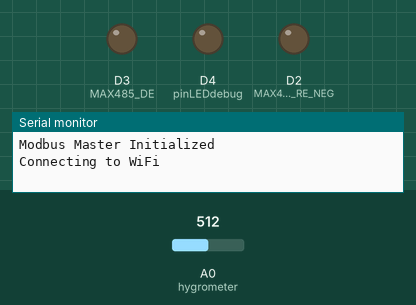
Simulated run of this sketch. Board: ESP8266 (NodeMCU). Shown: output pins drawn as LEDs (lit = HIGH), the last lines printed to the serial monitor. Inputs (shaded band) come from the test bench; at power-on: A0 (hygrometer) = 512. WiFi joins after 1.5 s; servers stay silent unless stated; uploads are accepted with an empty reply.

Above: at 0.1 s.
At 1.6 s:
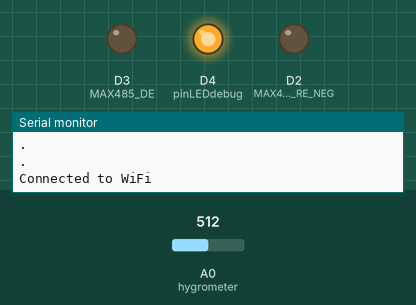
Timing chart, 0 to 37.4 s (numbered marks = the images above):
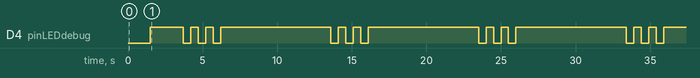

Measured:
- by itself, D4 (pinLEDdebug): repeats every 9.9 s: 2 × (HIGH 0.50 s, LOW 0.50 s), HIGH 7.4 s, LOW 0.50 s
- by itself, everything shown: repeats every 9.9 s, in 6 steps

The sketch:

NPK_PH_HUM_Dirt.ino
```cpp
#include "hydro.h"
#include "post.h"
#include "modbus485.h"

#define DEBUGMODE false
#define pinLEDdebug D4

// Constants
const int hygrometer = A0;	//Hygrometer sensor analog pin output at pin A0 of Arduino
const unsigned long interval = 60000; // Interval in milliseconds (60 seconds)

unsigned long previousMillis = 0; // Store the last time data was sent
float soilHumidity;
struct npk_ph theNPK_PH;

void setup() {
  // Serial.begin(115200);
  pinMode(hygrometer, INPUT);
  modbusSetup();

  pinMode(pinLEDdebug, OUTPUT);
  wifiSetup(pinLEDdebug);
}

void loop(){
  if (DEBUGMODE) {
    getHydorMeterDEBUG(hygrometer);
  }

  delay(100); // must have to give time modbus clear
  theNPK_PH = getNPK_PH(pinLEDdebug);
  Serial.printf("%d %d %d %.1f\n",theNPK_PH.n, theNPK_PH.p, theNPK_PH.k, theNPK_PH.ph);
  delay(200);

  soilHumidity = getHydorMeter(hygrometer);
  Serial.printf("Soil humidity: %.2f%%\n", soilHumidity);

  unsigned long currentMillis = millis();
  // Check if 60 seconds have passed
  if (currentMillis - previousMillis >= interval) {
    previousMillis = currentMillis; // Update the last send time
    post_NPK_PH_Humidity(theNPK_PH.n, theNPK_PH.p, theNPK_PH.k, theNPK_PH.ph, soilHumidity, pinLEDdebug);
  }
  delay(5000);
}
```

hydro.h
```cpp
float getHydorMeterDEBUG(int port) {
  /*	Arduino Tutorial - How to use a Soil Hygrometer Module
	Dev: Michalis Vasilakis // Date: 18/05/2016 // www.ardumotive.com	*/

  //Constants
  const int hygrometerIn = port;	//Hygrometer sensor analog pin output at pin A0 of Arduino
  //Variables
  int value;

  value = analogRead(hygrometerIn);		//Read analog value
  Serial.print(value);
  Serial.print("::");
	value = constrain(value,320,560);	//Keep the ranges!
	value = map(value,320,560,100,0);	//Map value : 400 will be 100 and 1023 will be 0
	Serial.print("Soil humidity: ");
	Serial.print(value);
	Serial.println("%");

  return value;
}

float getHydorMeter(int port) {
  //Constants
  const int hygrometerIn = port;	//Hygrometer sensor analog pin output at pin A0 of Arduino
  //Variables
  int value;

  value = analogRead(hygrometerIn);		//Read analog value
	value = constrain(value,320,560);	//Keep the ranges!
	value = map(value,320,560,100,0);	//Map value : 400 will be 100 and 1023 will be 0

  return value;
}
```

modbus485.h
```cpp
#include <ModbusMaster.h>

// Pin definitions for MAX485 control
#define MAX485_DE      D3  // Driver Enable pin
#define MAX485_RE_NEG  D2  // Receiver Enable pin

struct npk_ph {
  int n = 0;
  int p = 0;
  int k = 0;
  float ph = 0;
};

// Instantiate ModbusMaster object
ModbusMaster node;

// Function to control the MAX485 in transmit mode
void preTransmission()
{
  digitalWrite(MAX485_DE, HIGH);
  digitalWrite(MAX485_RE_NEG, HIGH);
}

// Function to control the MAX485 in receive mode
void postTransmission()
{
  digitalWrite(MAX485_DE, LOW);
  digitalWrite(MAX485_RE_NEG, LOW);
}

void modbusSetup()
{
  // Set up MAX485 control pins
  pinMode(MAX485_DE, OUTPUT);
  pinMode(MAX485_RE_NEG, OUTPUT);

  // Initially set to receive mode
  digitalWrite(MAX485_DE, LOW);
  digitalWrite(MAX485_RE_NEG, LOW);

  // Initialize Serial communication for Modbus
  Serial.begin(4800, SERIAL_8N1);  // Use hardware Serial (TX=GPIO1, RX=GPIO3)

  // Initialize Modbus communication
  node.begin(1, Serial);  // Slave ID = 1
  node.preTransmission(preTransmission);
  node.postTransmission(postTransmission);

  // Debugging
  Serial.println("Modbus Master Initialized");
}

struct npk_ph getNPK_PH(int debugpinled) {
  struct npk_ph npk_ph_result;
  uint8_t result;
  uint16_t startAddr = 0x0000;
  uint16_t offsetAddr = 50;
  uint16_t data[offsetAddr];

  // Request 10 holding registers starting at address 0x0000
  result = node.readHoldingRegisters(startAddr, offsetAddr);

  delay(100);
  // Check the result
  if (result == node.ku8MBSuccess) {
    Serial.println("Data received:");
    for (int i = 0; i < offsetAddr; i++) {
      data[i] = node.getResponseBuffer(i);
      // Serial.print("Register ");
      // Serial.print(i);
      // Serial.print(": ");
      // Serial.println(data[i]);
    }
    Serial.println("___________________");
    Serial.printf("PH: %.1f\n", float(data[3])/10);
    Serial.printf("Nitrogen: %d mg/kg\n", data[4]);
    Serial.printf("Phosphorus: %d mg/kg\n", data[5]);
    Serial.printf("Potassium: %d mg/kg\n", data[6]);
    Serial.println("-------------------");

    int predictiveNitogen = int(( 1.2 *data[5] + 0.8*data[6])/2);
    npk_ph_result.n = predictiveNitogen > 1 ? predictiveNitogen : 0;
    npk_ph_result.p = data[5];
    npk_ph_result.k = data[6];
    npk_ph_result.ph = float(data[3])/10;
    // Serial.print("maybe nitro gen : ");
    // Serial.println(node.getResponseBuffer(30));

    digitalWrite(debugpinled, LOW);
    delay(500);
    digitalWrite(debugpinled, HIGH);
    delay(500);
    digitalWrite(debugpinled, LOW);
    delay(500);
    digitalWrite(debugpinled, HIGH);

  } else {
    // Display error message if the request fails
    Serial.print("Modbus Error: ");
    Serial.println(result);

    digitalWrite(debugpinled, LOW);
    delay(500);
    digitalWrite(debugpinled, HIGH);
    delay(500);
    digitalWrite(debugpinled, LOW);
    delay(500);
    digitalWrite(debugpinled, HIGH);
    delay(500);
    digitalWrite(debugpinled, LOW);
    delay(500);
    digitalWrite(debugpinled, HIGH);
  }

  return npk_ph_result;
}
```

post.h
```cpp
#include <ESP8266WiFi.h>
#include <WiFiClientSecure.h>

// WiFi Credentials
const char* ssid = "RD_snap_project";
const char* password = "0650941951";

// Server Details
const char* server = "43.228.86.203"; // Server IP
const int httpsPort = 443;            // HTTPS Port
const char* endpoint = "/api/v1/soil/post"; // API endpoint

WiFiClientSecure client;

void wifiSetup(int debugpinled) {
  // Connect to WiFi
  Serial.print("Connecting to WiFi");
  WiFi.begin(ssid, password);
  while (WiFi.status() != WL_CONNECTED) {
    digitalWrite(debugpinled, LOW);//
    delay(500);
    Serial.print(".\n");
    digitalWrite(debugpinled, HIGH);//
  }
  digitalWrite(debugpinled, HIGH);//
  Serial.println("\nConnected to WiFi");
}

void post_NPK_PH_Humidity(int N, int P, int K, float PH, float Humidity, int debugpinled) {
  // Optional: Skip SSL certificate verification (not recommended for production)
  client.setInsecure();

  // Connect to the server
  Serial.print("\nConnecting to server...");
  if (!client.connect(server, httpsPort)) {
    Serial.println("Connection failed!");
    return;
  }
  Serial.println("Connected to server!");

  // Construct JSON Payload
  String n = String("{\"N\": ") + String(N) + String(", ");
  String p = String("\"P\": ") + String(P) + String(", ");
  String k = String("\"K\": ") + String(K) + String(", ");
  String ph = String("\"PH\": ") + String(PH) + String(", ");
  String humidity = String("\"Humidity\": ") + String(Humidity) + String("}");
  String jsonPayload = n + p + k + ph + humidity;

  // Construct HTTP POST Request
  String request = String("POST ") + endpoint + " HTTP/1.1\r\n" +
                   "Host: " + server + "\r\n" +
                   "Content-Type: application/json\r\n" +
                   "Content-Length: " + jsonPayload.length() + "\r\n" +
                   "Connection: close\r\n\r\n" +
                   jsonPayload;

  // Send the request
  Serial.println("Sending request:");
  Serial.println(request);
  client.print(request);

  // Wait for the response
  Serial.println("Response:");
  while (client.connected() || client.available()) {
    if (client.available()) {
      String response = client.readStringUntil('\n');
      Serial.println(response);
    }
  }

  client.stop();
  Serial.println("Disconnected from server.\n");

  digitalWrite(debugpinled, LOW);
  delay(2000);
  digitalWrite(debugpinled, HIGH);
  delay(2000);
  digitalWrite(debugpinled, LOW);
  delay(2000);
  digitalWrite(debugpinled, HIGH);
}
```
